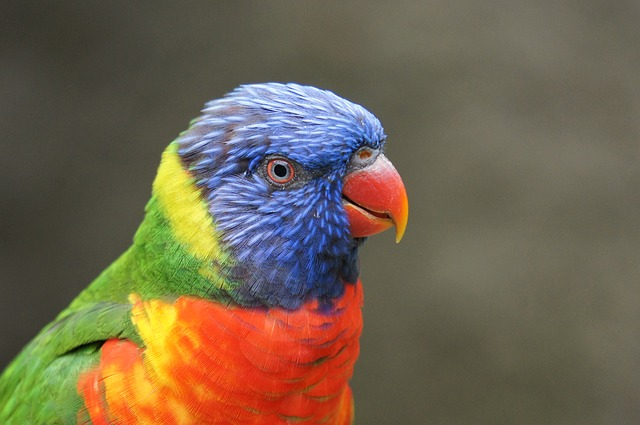
#> input picture parrot_color.jpg, 640 x 425 px
$ python Histogram_RGB.py
#> lines starting #> are read from the running program, lines starting #| are printed output that depends on the picture
import cv2
import numpy as np
from matplotlib import pyplot as plt

img = cv2.imread('parrot_color.jpg')
#> img is the input picture: shape (425, 640, 3); mean B, G, R 79.6, 100.5, 114
color = ('b', 'g', 'r')
for i, col in enumerate(color):
    histr = cv2.calcHist([img], [i], None, [256], [0, 256])
    plt.plot(histr, color=col)
    plt.xlim([0, 256])
plt.title('Histogram RGB')
plt.show()
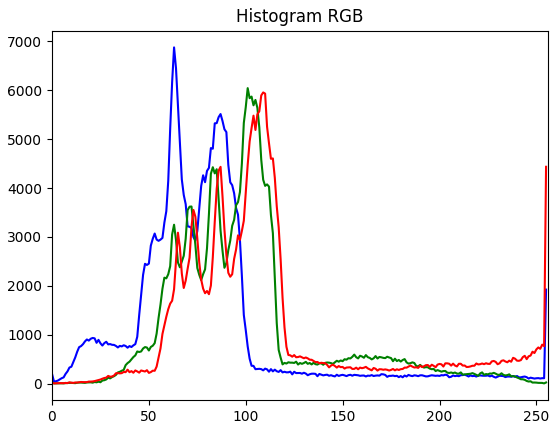
#> figure drawn by matplotlib, 1 panel; curve peaks at x = 63, y = 6875; curve peaks at x = 101, y = 6042; curve peaks at x = 109, y = 5954
